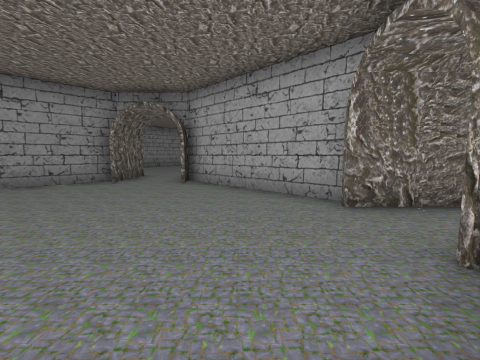
View 1 (above)

19 first-person views from a walk through a scene from a Unity 3-D project. The camera is 1.5 m above the floor, tilts 6° down and sees 90° across. The floor is counted in squares, 2 m on a side. Each view is taken from the middle of a square. On the plan, view 1 faces up. The plan holds only what a view shows up to about 9 squares ahead; the rest is blank. The player character is not drawn.

View 2
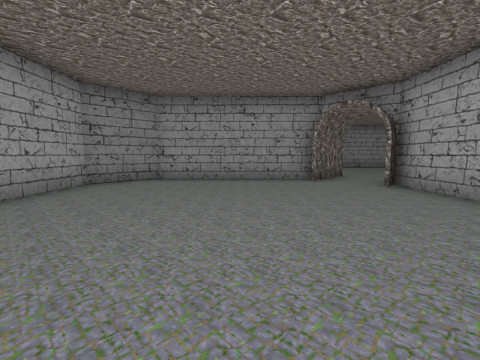

View 3
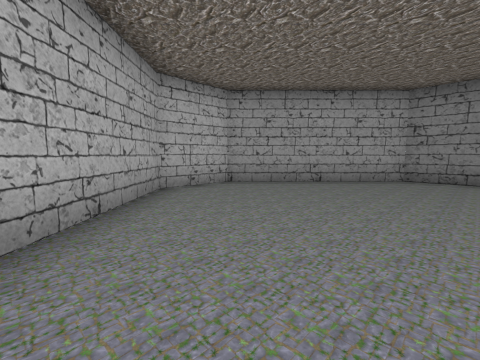

View 4
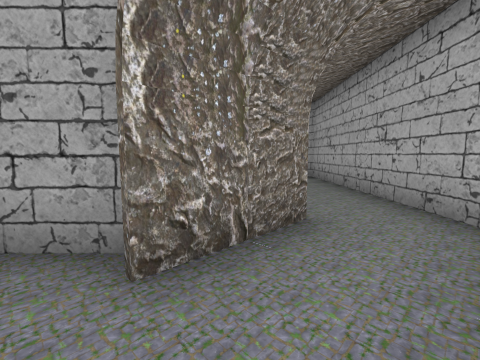

View 5
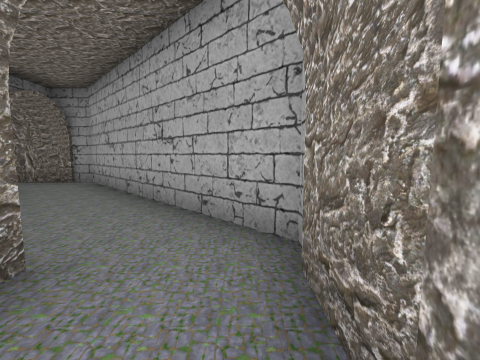

View 6
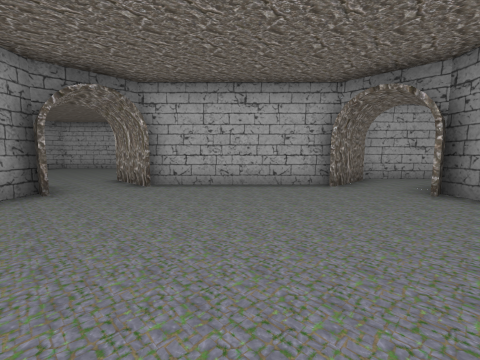

View 7
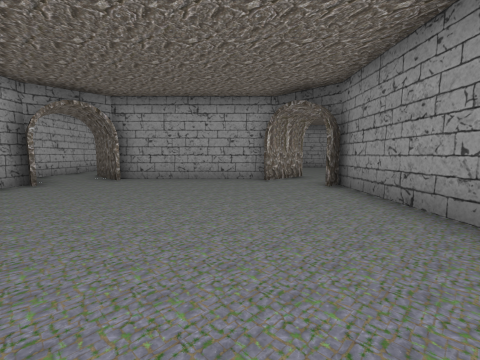

View 8
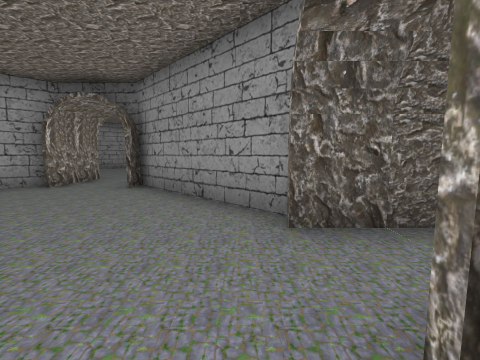

View 9
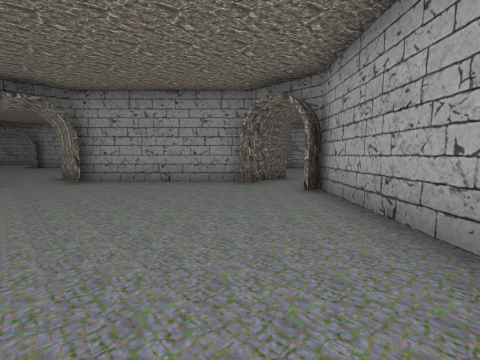

View 10
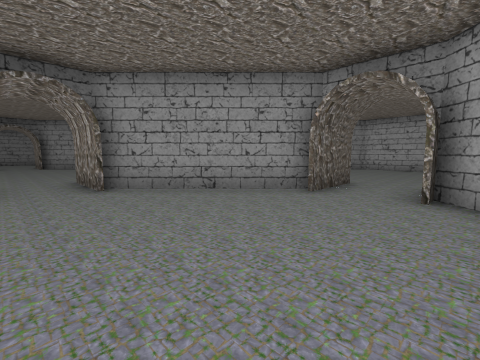

View 11
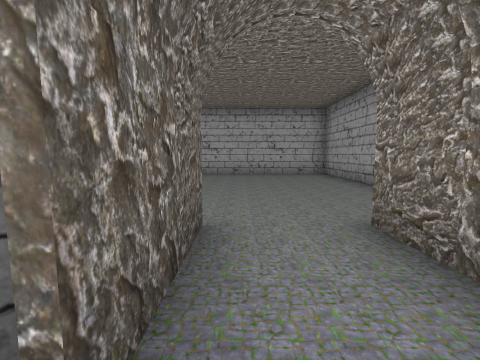

View 12
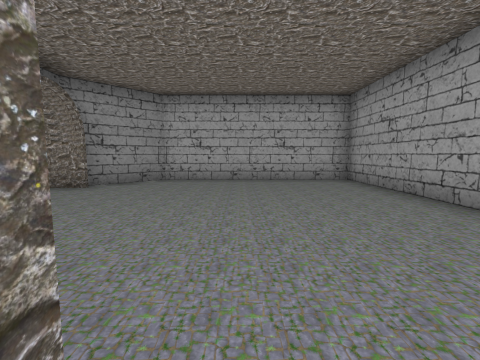

View 13
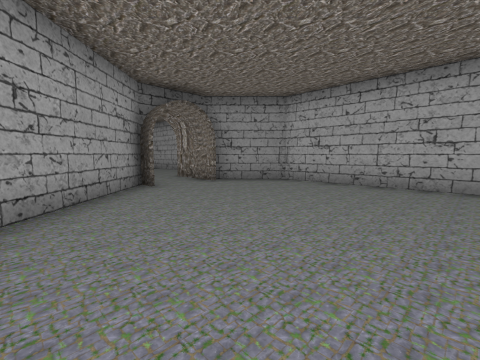

View 14
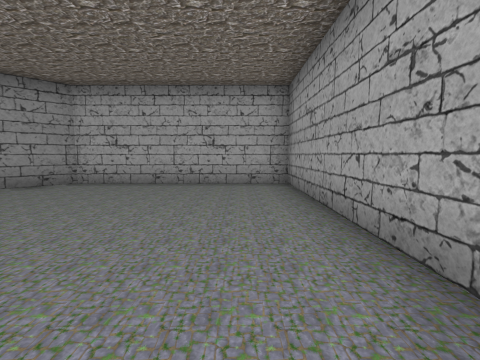

View 15
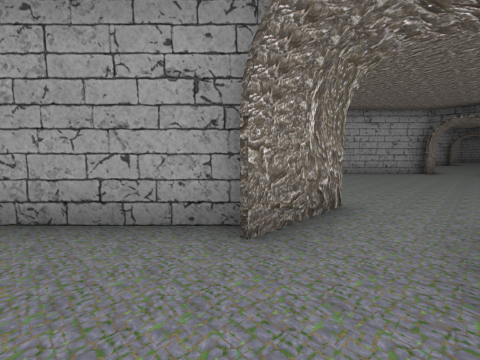

View 16
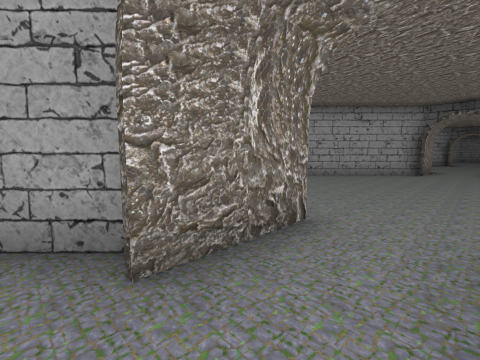

View 17
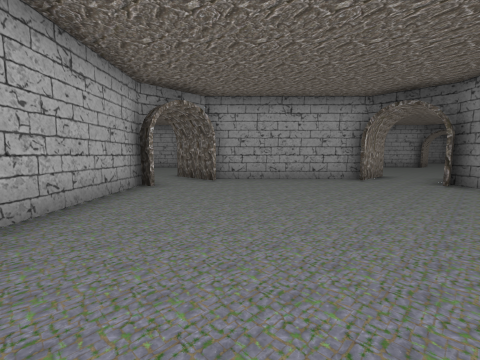

View 18
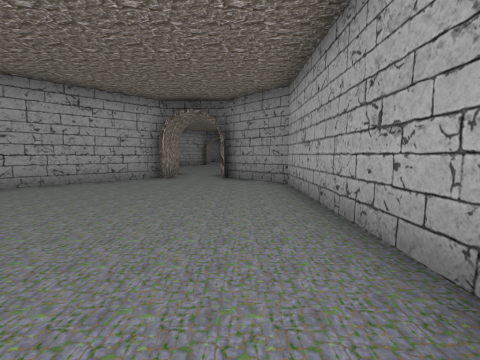

View 19
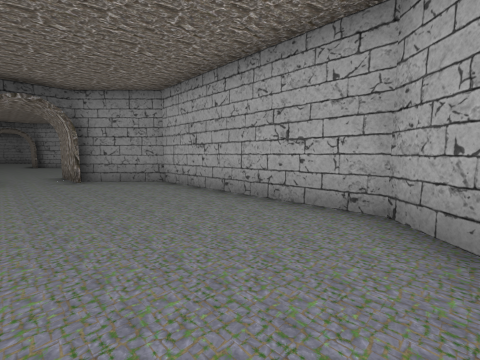

### Floor plan
Points are (right, up) in squares from view 1. A wall is a line through its corners. A room is listed if a view was taken in it or the views show most of it. See-through windows are left out.
Room 1 (views 1, 2, 3, 4, 5)
walls: (1.7, 3.8) (-1.5, 7); (2.2, 1.6) (4, 1.6); (3.6, 3.4) (1.5, 3.4); (-3.6, 6.9) (-7, 3.5) (-7, 1.5) (-3.5, -2) (-1.5, -2) (1.1, 0.6); (3.9, 1.4) (8.4, 5.9) (8.4, 8.5); (-3.4, 8.5) (-3.4, 6.5); (6.6, 8.5) (6.6, 6.5); (8.5, 8) (11.8, 11.3)
ways out: opening at (9, 9.8) to room 2; opening at (-2.5, 7.5)
Room 2 (views 6, 7, 8, 9, 10, 11, 12)
walls: (3.5, 13.4) (1.5, 13.4); (6.3, 16.8) (3, 13.5); (3.2, 11.3) (6.5, 8); (8.4, 17.1) (8.4, 18.5); (12, 13.5) (8.5, 17); (6.6, 18.6) (6.6, 16.4); (1.5, 11.6) (3.5, 11.6)
ways out: opening at (9, 9.8) to room 1; opening at (7.5, 17.5) to room 3; opening at (2.5, 12.5); opening at (12.5, 12.5)
Room 3 (views 13, 14, 15, 16)
walls: (3.6, 23.4) (1.5, 23.4); (10.3, 20.1) (10.3, 25.3) (4.8, 25.3) (3.2, 23.7); (3, 21.5) (5.6, 18.9); (1.4, 21.6) (3.5, 21.6)
ways out: opening at (7.5, 17.5) to room 2; opening at (2.5, 22.5) to room 4
Room 4 (views 17, 18, 19)
walls: (-6.5, 23.4) (-8.5, 23.4); (-6.9, 21.4) (-3.7, 18.2); (-1.5, 18) (1, 20.5); (1, 24.5) (0.3, 25.3) (-5.3, 25.3) (-7, 23.5); (-8.5, 21.6) (-6.5, 21.6)
ways out: opening at (2.5, 22.5) to room 3; opening at (-7.5, 22.5); opening at (-2.5, 17.5)

Where each view was taken, in squares from view 1:
view 1: 0 up, 0 right, facing up
view 2: 0 up, 0 right, facing up-left
view 3: 3 up, 1 right, facing down-left
view 4: 2 up, 1 right, facing up-right
view 5: 2 up, 2 right, facing right
view 6: 14 up, 6 right, facing down-right
view 7: 16 up, 9 right, facing down-left
view 8: 16 up, 9 right, facing left
view 9: 12 up, 11 right, facing up-left
view 10: 12 up, 9 right, facing up-left
view 11: 16 up, 7 right, facing up
view 12: 18 up, 7 right, facing up
view 13: 19 up, 9 right, facing up-left
view 14: 19 up, 9 right, facing up
view 15: 23 up, 5 right, facing down-left
view 16: 23 up, 4 right, facing down-left
view 17: 24 up, 1 right, facing down-left
view 18: 24 up, 1 right, facing left
view 19: 22 up, 1 right, facing up-left
